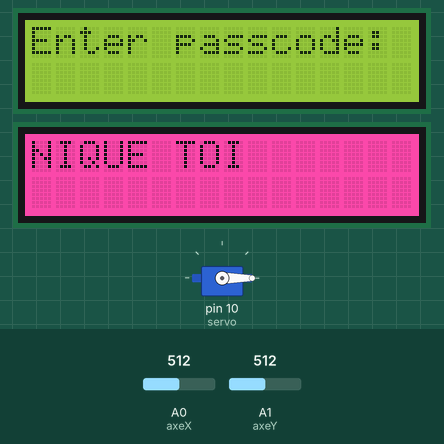
Simulated run of this sketch. Board: Arduino Mega 2560, built with avr-gcc and run on an emulated ATmega2560. On the bench: servo, 2 × 16×2 character LCD. The test bench sets the inputs (shaded band); at power-on: A0 (axeX) = 512, A1 (axeY) = 512. What the sketch prints to the serial monitor is not drawn.

Above: at 1.3 s.
1.4 s: A0 (axeX) set to 1010
2.9 s: A0 (axeX) set to 1023
At 3.8 s:
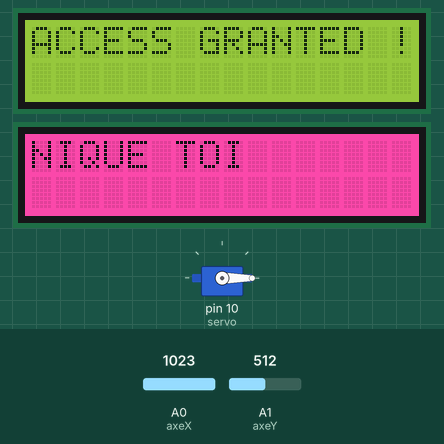
5.4 s: A0 (axeX) set to 0
At 6.6 s:
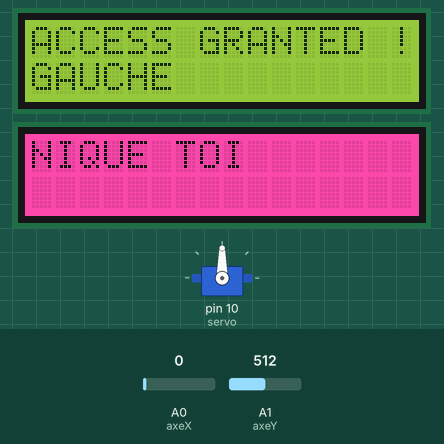
6.9 s: A0 (axeX) set to 1023
At 7.3 s:
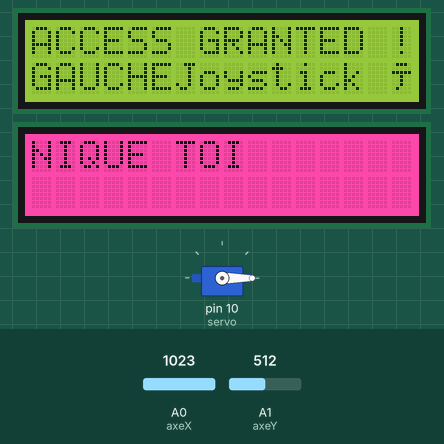
Timing chart, 0 to 9.9 s (numbered marks = the images above; inputs shaded):
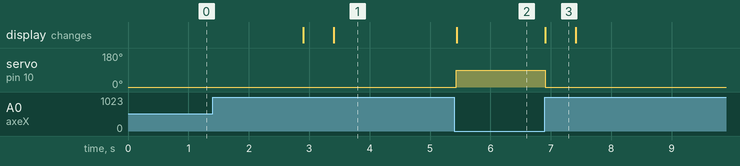

The sketch:

servo.ino
```cpp
#include <Servo.h>
#include <Keypad.h>
#include <LiquidCrystal.h>
#include "rgb_lcd.h"

// LCD pins <--> Arduino pins
const int RS = 11, EN = 12, D4 = 2, D5 = 3, D6 = 4, D7 = 5;
LiquidCrystal lcd(RS, EN, D4, D5, D6, D7);

rgb_lcd lcdrgb;
int colorR = 255;
int colorG = 020;
int colorB = 147;

Servo servo;

int currentAngle = 0;
const int lockAngle = 180;
const int unlockAngle = 90;

int axeX = A0; // signal de l'axe X sur entrée A0
int axeY = A1; // signal de l'axe Y sur entrée A1

const byte ROWS = 4; //four rows
const byte COLS = 4; //three columns
char keys[ROWS][COLS] = {
  {'1', '2', '3', 'A'},
  {'4', '5', '6', 'B'},
  {'7', '8', '9', 'C'},
  {'*', '0', '#', 'D'}
};
byte rowPins[ROWS] = {22, 24, 26, 28}; //connect to the row pinouts of the keypad
byte colPins[COLS] = {30, 32, 34, 36}; //connect to the column pinouts of the keypad

Keypad keypad = Keypad( makeKeymap(keys), rowPins, colPins, ROWS, COLS );

String password = "777";
String inputPassword = "";

void setup() {
  Serial.begin(9600);
  servo.attach(10);
  servo.write(0);

  lcd.begin(16, 2);
  lcd.print("Enter passcode:");

  lcdrgb.begin(16, 2);
  lcdrgb.setRGB(colorR, colorG, colorB);
  lcdrgb.print("NIQUE TOI");
}

void loop() {
  int joystickValue = readJoystick();
  switch (joystickValue) {
    case 1 :
      Serial.println("GAUCHE");
      lcd.setCursor(0,1);
      lcd.print("GAUCHE");
      break;
    case 2 :
      lcd.print("Joystick à DROITE");
      unlock();
      break;
    case 3 :
      lcd.print("Joystick en HAUT");
      lock();
      break;
    case 4 :
      lcd.print("Joystick en BAS");
      break;
    default :
      break;
  }

  readKp4x4();

  if (password.equals(inputPassword)) {
    unlock();
    inputPassword = "";
    //inputPassword = "ACCESS GRANTED !";
  } else {
    //lcd.setCursor(0, 1);
    //lcd.print(inputPassword);
  }
}

int readJoystick() {
  float X, Y;
  X = analogRead (axeX) * (5.0 / 1023.0);
  Y = analogRead (axeY) * (5.0 / 1023.0);

  if (X == 0) {
    return 1; // Joystick à gauche
  } else if (X == 5) {
    return 2; // Joystick à droite
  } else if (Y == 0) {
    return 3; // Joystick en haut
  } else if (Y == 5) {
    return 4; // Joystick en bas
  }

  return 0;
}

void readKp4x4() { /* function readKp4x4 */
  char key = keypad.getKey();
  if (key != NO_KEY) {
    Serial.println(key);
    if (key == 'g') {
      inputPassword = "";
      lock();
    } else if (key == '8') {
      inputPassword = "";
    } else if (key != 'g') {
      inputPassword.concat(key);
    }
  }
  keypadEvent(key);
}

void lock() {
  if (currentAngle != lockAngle) {
    servo.write(0);
    delay(500);
  }
  servo.write(lockAngle);
  lcd.setCursor(0, 0);
  lcd.clear();
  lcd.print("LOCKED !");
  lcd.setCursor(0, 1);
  lcd.print("Passcode ?");
  Serial.println("LOCKED !");
}

void unlock() {
  if (currentAngle != unlockAngle) {
    servo.write(0);
    delay(500);
  }
  servo.write(unlockAngle);
  lcd.setCursor(0, 0);
  lcd.clear();
  lcd.print("ACCESS GRANTED !");
  Serial.println("ACCESS GRANTED !");
}

void keypadEvent (KeypadEvent key)
{
  switch (keypad.getState())
  {
    case PRESSED:
    if (key == '1')
    {
      Serial.println(key);
    }
    if (key == '2')
    {
     Serial.println(key);
    }
    if (key == '3')
    {
      int previousState= keypad.getState();
      while(key == '3')
      {
        key = keypad.getKey();
        Serial.println(keypad.getState());

      }
  }
  }

}
```

Measured:
- the behaviour switches between 1022 and 1023 on A0 (axeX) (found by bisection; images 0 and 1)
- after the input at 1.4 s, every drawn part: stays the same
- after the input at 2.9 s, the display: first changes at once (image 1 shows a later state)
- after the input at 5.4 s, servo on pin 10 (servo): 0° → 90° at once; the display: changes at once (image 2)
- after the input at 6.9 s, servo on pin 10 (servo): 90° → 0° at once; the display: changes at once (image 3)
- what the display in image 3 shows lasts 0.5 s, from 6.9 s to 7.4 s
